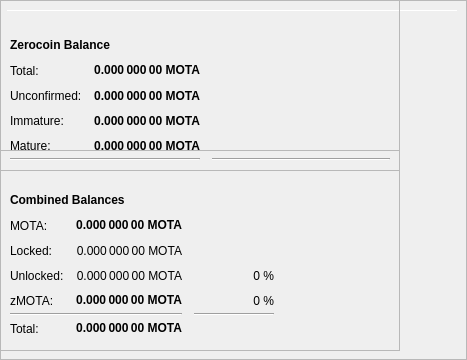
        <widget class="QFrame" name="frameObfuscation">
         <property name="minimumSize">
          <size>
           <width>400</width>
           <height>350</height>
          </size>
         </property>
         <property name="layoutDirection">
          <enum>Qt::LeftToRight</enum>
         </property>
         <property name="frameShape">
          <enum>QFrame::StyledPanel</enum>
         </property>
         <property name="frameShadow">
          <enum>QFrame::Raised</enum>
         </property>
         <widget class="QPushButton" name="runAutoDenom">
          <property name="geometry">
           <rect>
            <x>251</x>
            <y>17</y>
            <width>1</width>
            <height>1</height>
           </rect>
          </property>
          <property name="palette">
           <palette>
            <active>
             <colorrole role="WindowText">
              <brush brushstyle="SolidPattern">
               <color alpha="255">
                <red>0</red>
                <green>0</green>
                <blue>0</blue>
               </color>
              </brush>
             </colorrole>
             <colorrole role="Button">
              <brush brushstyle="SolidPattern">
               <color alpha="255">
                <red>239</red>
                <green>238</green>
                <blue>238</blue>
               </color>
              </brush>
             </colorrole>
             <colorrole role="Light">
              <brush brushstyle="SolidPattern">
               <color alpha="255">
                <red>255</red>
                <green>255</green>
                <blue>255</blue>
               </color>
              </brush>
             </colorrole>
             <colorrole role="Midlight">
              <brush brushstyle="SolidPattern">
               <color alpha="255">
                <red>247</red>
                <green>246</green>
                <blue>246</blue>
               </color>
              </brush>
             </colorrole>
             <colorrole role="Dark">
              <brush brushstyle="SolidPattern">
               <color alpha="255">
                <red>119</red>
                <green>119</green>
                <blue>119</blue>
               </color>
              </brush>
             </colorrole>
             <colorrole role="Mid">
              <brush brushstyle="SolidPattern">
               <color alpha="255">
                <red>159</red>
                <green>159</green>
                <blue>159</blue>
               </color>
              </brush>
             </colorrole>
             <colorrole role="Text">
              <brush brushstyle="SolidPattern">
               <color alpha="255">
                <red>0</red>
                <green>0</green>
                <blue>0</blue>
               </color>
              </brush>
             </colorrole>
             <colorrole role="BrightText">
              <brush brushstyle="SolidPattern">
               <color alpha="255">
                <red>255</red>
                <green>255</green>
                <blue>255</blue>
               </color>
              </brush>
             </colorrole>
             <colorrole role="ButtonText">
              <brush brushstyle="SolidPattern">
               <color alpha="255">
                <red>0</red>
                <green>0</green>
                <blue>0</blue>
               </color>
              </brush>
             </colorrole>
             <colorrole role="Base">
              <brush brushstyle="SolidPattern">
               <color alpha="255">
                <red>255</red>
                <green>255</green>
                <blue>255</blue>
               </color>
              </brush>
             </colorrole>
             <colorrole role="Window">
              <brush brushstyle="SolidPattern">
               <color alpha="255">
                <red>239</red>
                <green>238</green>
                <blue>238</blue>
               </color>
              </brush>
             </colorrole>
             <colorrole role="Shadow">
              <brush brushstyle="SolidPattern">
               <color alpha="255">
                <red>0</red>
                <green>0</green>
                <blue>0</blue>
               </color>
              </brush>
             </colorrole>
             <colorrole role="AlternateBase">
              <brush brushstyle="SolidPattern">
               <color alpha="255">
                <red>247</red>
                <green>246</green>
                <blue>246</blue>
               </color>
              </brush>
             </colorrole>
             <colorrole role="ToolTipBase">
              <brush brushstyle="SolidPattern">
               <color alpha="255">
                <red>255</red>
                <green>255</green>
                <blue>220</blue>
               </color>
              </brush>
             </colorrole>
             <colorrole role="ToolTipText">
              <brush brushstyle="SolidPattern">
               <color alpha="255">
                <red>0</red>
                <green>0</green>
                <blue>0</blue>
               </color>
              </brush>
             </colorrole>
            </active>
            <inactive>
             <colorrole role="WindowText">
              <brush brushstyle="SolidPattern">
               <color alpha="255">
                <red>0</red>
                <green>0</green>
                <blue>0</blue>
               </color>
              </brush>
             </colorrole>
             <colorrole role="Button">
              <brush brushstyle="SolidPattern">
               <color alpha="255">
                <red>239</red>
                <green>238</green>
                <blue>238</blue>
               </color>
              </brush>
             </colorrole>
             <colorrole role="Light">
              <brush brushstyle="SolidPattern">
               <color alpha="255">
                <red>255</red>
                <green>255</green>
                <blue>255</blue>
               </color>
              </brush>
             </colorrole>
             <colorrole role="Midlight">
              <brush brushstyle="SolidPattern">
               <color alpha="255">
                <red>247</red>
                <green>246</green>
                <blue>246</blue>
               </color>
              </brush>
             </colorrole>
             <colorrole role="Dark">
              <brush brushstyle="SolidPattern">
               <color alpha="255">
                <red>119</red>
                <green>119</green>
                <blue>119</blue>
               </color>
              </brush>
             </colorrole>
             <colorrole role="Mid">
              <brush brushstyle="SolidPattern">
               <color alpha="255">
                <red>159</red>
                <green>159</green>
                <blue>159</blue>
               </color>
              </brush>
             </colorrole>
             <colorrole role="Text">
              <brush brushstyle="SolidPattern">
               <color alpha="255">
                <red>0</red>
                <green>0</green>
                <blue>0</blue>
               </color>
              </brush>
             </colorrole>
             <colorrole role="BrightText">
              <brush brushstyle="SolidPattern">
               <color alpha="255">
                <red>255</red>
                <green>255</green>
                <blue>255</blue>
               </color>
              </brush>
             </colorrole>
             <colorrole role="ButtonText">
              <brush brushstyle="SolidPattern">
               <color alpha="255">
                <red>0</red>
                <green>0</green>
                <blue>0</blue>
               </color>
              </brush>
             </colorrole>
             <colorrole role="Base">
              <brush brushstyle="SolidPattern">
               <color alpha="255">
                <red>255</red>
                <green>255</green>
                <blue>255</blue>
               </color>
              </brush>
             </colorrole>
             <colorrole role="Window">
              <brush brushstyle="SolidPattern">
               <color alpha="255">
                <red>239</red>
                <green>238</green>
                <blue>238</blue>
               </color>
              </brush>
             </colorrole>
             <colorrole role="Shadow">
              <brush brushstyle="SolidPattern">
               <color alpha="255">
                <red>0</red>
                <green>0</green>
                <blue>0</blue>
               </color>
              </brush>
             </colorrole>
             <colorrole role="AlternateBase">
              <brush brushstyle="SolidPattern">
               <color alpha="255">
                <red>247</red>
                <green>246</green>
                <blue>246</blue>
               </color>
              </brush>
             </colorrole>
             <colorrole role="ToolTipBase">
              <brush brushstyle="SolidPattern">
               <color alpha="255">
                <red>255</red>
                <green>255</green>
                <blue>220</blue>
               </color>
              </brush>
             </colorrole>
             <colorrole role="ToolTipText">
              <brush brushstyle="SolidPattern">
               <color alpha="255">
                <red>0</red>
                <green>0</green>
                <blue>0</blue>
               </color>
              </brush>
             </colorrole>
            </inactive>
            <disabled>
             <colorrole role="WindowText">
              <brush brushstyle="SolidPattern">
               <color alpha="255">
                <red>119</red>
                <green>119</green>
                <blue>119</blue>
               </color>
              </brush>
             </colorrole>
             <colorrole role="Button">
              <brush brushstyle="SolidPattern">
               <color alpha="255">
                <red>239</red>
                <green>238</green>
                <blue>238</blue>
               </color>
              </brush>
             </colorrole>
             <colorrole role="Light">
              <brush brushstyle="SolidPattern">
               <color alpha="255">
                <red>255</red>
                <green>255</green>
                <blue>255</blue>
               </color>
              </brush>
             </colorrole>
             <colorrole role="Midlight">
              <brush brushstyle="SolidPattern">
               <color alpha="255">
                <red>247</red>
                <green>246</green>
                <blue>246</blue>
               </color>
              </brush>
             </colorrole>
             <colorrole role="Dark">
              <brush brushstyle="SolidPattern">
               <color alpha="255">
                <red>119</red>
                <green>119</green>
                <blue>119</blue>
               </color>
              </brush>
             </colorrole>
             <colorrole role="Mid">
              <brush brushstyle="SolidPattern">
               <color alpha="255">
                <red>159</red>
                <green>159</green>
                <blue>159</blue>
               </color>
              </brush>
             </colorrole>
             <colorrole role="Text">
              <brush brushstyle="SolidPattern">
               <color alpha="255">
                <red>119</red>
                <green>119</green>
                <blue>119</blue>
               </color>
              </brush>
             </colorrole>
             <colorrole role="BrightText">
              <brush brushstyle="SolidPattern">
               <color alpha="255">
                <red>255</red>
                <green>255</green>
                <blue>255</blue>
               </color>
              </brush>
             </colorrole>
             <colorrole role="ButtonText">
              <brush brushstyle="SolidPattern">
               <color alpha="255">
                <red>119</red>
                <green>119</green>
                <blue>119</blue>
               </color>
              </brush>
             </colorrole>
             <colorrole role="Base">
              <brush brushstyle="SolidPattern">
               <color alpha="255">
                <red>239</red>
                <green>238</green>
                <blue>238</blue>
               </color>
              </brush>
             </colorrole>
             <colorrole role="Window">
              <brush brushstyle="SolidPattern">
               <color alpha="255">
                <red>239</red>
                <green>238</green>
                <blue>238</blue>
               </color>
              </brush>
             </colorrole>
             <colorrole role="Shadow">
              <brush brushstyle="SolidPattern">
               <color alpha="255">
                <red>0</red>
                <green>0</green>
                <blue>0</blue>
               </color>
              </brush>
             </colorrole>
             <colorrole role="AlternateBase">
              <brush brushstyle="SolidPattern">
               <color alpha="255">
                <red>239</red>
                <green>238</green>
                <blue>238</blue>
               </color>
              </brush>
             </colorrole>
             <colorrole role="ToolTipBase">
              <brush brushstyle="SolidPattern">
               <color alpha="255">
                <red>255</red>
                <green>255</green>
                <blue>220</blue>
               </color>
              </brush>
             </colorrole>
             <colorrole role="ToolTipText">
              <brush brushstyle="SolidPattern">
               <color alpha="255">
                <red>0</red>
                <green>0</green>
                <blue>0</blue>
               </color>
              </brush>
             </colorrole>
            </disabled>
           </palette>
          </property>
          <property name="focusPolicy">
           <enum>Qt::NoFocus</enum>
          </property>
          <property name="autoFillBackground">
           <bool>true</bool>
          </property>
          <property name="text">
           <string/>
          </property>
          <property name="flat">
           <bool>true</bool>
          </property>
         </widget>
         <widget class="Line" name="line">
          <property name="geometry">
           <rect>
            <x>7</x>
            <y>10</y>
            <width>451</width>
            <height>1</height>
           </rect>
          </property>
          <property name="orientation">
           <enum>Qt::Horizontal</enum>
          </property>
         </widget>
         <widget class="QFrame" name="frame_3">
          <property name="geometry">
           <rect>
            <x>0</x>
            <y>150</y>
            <width>400</width>
            <height>201</height>
           </rect>
          </property>
          <property name="frameShape">
           <enum>QFrame::StyledPanel</enum>
          </property>
          <property name="frameShadow">
           <enum>QFrame::Raised</enum>
          </property>
          <layout class="QVBoxLayout" name="verticalLayout_5">
           <item>
            <layout class="QHBoxLayout" name="horizontalLayout_5" stretch="0">
             <item alignment="Qt::AlignBottom">
              <widget class="QLabel" name="label_5z">
               <property name="maximumSize">
                <size>
                 <width>16777215</width>
                 <height>20</height>
                </size>
               </property>
               <property name="font">
                <font>
                 <weight>75</weight>
                 <bold>true</bold>
                </font>
               </property>
               <property name="toolTip">
                <string>Combined Balances (including unconfirmed and immature coins)</string>
               </property>
               <property name="text">
                <string>&lt;html&gt;&lt;head/&gt;&lt;body&gt;&lt;p&gt;Combined Balances&lt;/p&gt;&lt;/body&gt;&lt;/html&gt;</string>
               </property>
              </widget>
             </item>
            </layout>
           </item>
           <item>
            <layout class="QGridLayout" name="gridLayout_3" rowstretch="0,0,0,0,0,0,0" rowminimumheight="0,25,25,25,25,0,25">
             <property name="horizontalSpacing">
              <number>12</number>
             </property>
             <property name="verticalSpacing">
              <number>0</number>
             </property>
             <item row="4" column="1">
              <widget class="QLabel" name="labelzBalancez">
               <property name="font">
                <font>
                 <weight>75</weight>
                 <bold>true</bold>
                </font>
               </property>
               <property name="cursor">
                <cursorShape>IBeamCursor</cursorShape>
               </property>
               <property name="toolTip">
                <string>Total of transactions that have yet to be confirmed, and do not yet count toward the spendable balance</string>
               </property>
               <property name="text">
                <string notr="true">0.000 000 00 MOTA</string>
               </property>
               <property name="alignment">
                <set>Qt::AlignRight|Qt::AlignTrailing|Qt::AlignVCenter</set>
               </property>
               <property name="textInteractionFlags">
                <set>Qt::LinksAccessibleByMouse|Qt::TextSelectableByKeyboard|Qt::TextSelectableByMouse</set>
               </property>
              </widget>
             </item>
             <item row="6" column="1">
              <widget class="QLabel" name="labelTotalz">
               <property name="font">
                <font>
                 <weight>75</weight>
                 <bold>true</bold>
                </font>
               </property>
               <property name="cursor">
                <cursorShape>IBeamCursor</cursorShape>
               </property>
               <property name="toolTip">
                <string>Total Balance, including unconfirmed and immature coins.</string>
               </property>
               <property name="text">
                <string notr="true">0.000 000 00 MOTA</string>
               </property>
               <property name="alignment">
                <set>Qt::AlignRight|Qt::AlignTrailing|Qt::AlignVCenter</set>
               </property>
               <property name="textInteractionFlags">
                <set>Qt::LinksAccessibleByMouse|Qt::TextSelectableByKeyboard|Qt::TextSelectableByMouse</set>
               </property>
              </widget>
             </item>
             <item row="4" column="3">
              <spacer name="horizontalSpacer_6">
               <property name="orientation">
                <enum>Qt::Horizontal</enum>
               </property>
               <property name="sizeHint" stdset="0">
                <size>
                 <width>40</width>
                 <height>1</height>
                </size>
               </property>
              </spacer>
             </item>
             <item row="6" column="0">
              <widget class="QLabel" name="labelTotalTextz">
               <property name="text">
                <string>Total:</string>
               </property>
              </widget>
             </item>
             <item row="1" column="0">
              <widget class="QLabel" name="labelBalanceTextz">
               <property name="text">
                <string>MOTA:</string>
               </property>
              </widget>
             </item>
             <item row="1" column="1">
              <widget class="QLabel" name="labelBalancez">
               <property name="font">
                <font>
                 <weight>75</weight>
                 <bold>true</bold>
                </font>
               </property>
               <property name="cursor">
                <cursorShape>IBeamCursor</cursorShape>
               </property>
               <property name="toolTip">
                <string>Your current spendable balance</string>
               </property>
               <property name="text">
                <string notr="true">0.000 000 00 MOTA</string>
               </property>
               <property name="alignment">
                <set>Qt::AlignRight|Qt::AlignTrailing|Qt::AlignVCenter</set>
               </property>
               <property name="textInteractionFlags">
                <set>Qt::LinksAccessibleByMouse|Qt::TextSelectableByKeyboard|Qt::TextSelectableByMouse</set>
               </property>
              </widget>
             </item>
             <item row="4" column="0">
              <widget class="QLabel" name="labelzBalanceTextz">
               <property name="toolTip">
                <string/>
               </property>
               <property name="text">
                <string>zMOTA:</string>
               </property>
              </widget>
             </item>
             <item row="4" column="2">
              <widget class="QLabel" name="labelzMOTAPercent">
               <property name="toolTip">
                <string>Current percentage of zMOTA.
If AutoMint is enabled this percentage will settle around the configured AutoMint percentage (default = 10%)</string>
               </property>
               <property name="text">
                <string>0 %</string>
               </property>
               <property name="alignment">
                <set>Qt::AlignRight|Qt::AlignTrailing|Qt::AlignVCenter</set>
               </property>
              </widget>
             </item>
             <item row="6" column="2">
              <widget class="QLabel" name="label100Percent">
               <property name="text">
                <string/>
               </property>
               <property name="alignment">
                <set>Qt::AlignRight|Qt::AlignTrailing|Qt::AlignVCenter</set>
               </property>
              </widget>
             </item>
             <item row="2" column="1">
              <widget class="QLabel" name="labelLockedBalance">
               <property name="toolTip">
                <string>Locked MOTA or Masternode collaterals. These are excluded from zMOTA minting.</string>
               </property>
               <property name="text">
                <string>0.000 000 00 MOTA</string>
               </property>
               <property name="alignment">
                <set>Qt::AlignRight|Qt::AlignTrailing|Qt::AlignVCenter</set>
               </property>
              </widget>
             </item>
             <item row="2" column="0">
              <widget class="QLabel" name="labelLockedBalanceText">
               <property name="toolTip">
                <string>Locked MOTA or Masternode collaterals. These are excluded from zMOTA minting.</string>
               </property>
               <property name="text">
                <string>Locked:</string>
               </property>
              </widget>
             </item>
             <item row="3" column="0">
              <widget class="QLabel" name="labelUnLockedBalanceText">
               <property name="toolTip">
                <string>Unlocked MOTAs. These can be used for zMOTA minting.</string>
               </property>
               <property name="text">
                <string>Unlocked:</string>
               </property>
              </widget>
             </item>
             <item row="3" column="1">
              <widget class="QLabel" name="labelUnLockedBalance">
               <property name="toolTip">
                <string>Unlocked MOTAs. These can be used for zMOTA minting.</string>
               </property>
               <property name="text">
                <string>0.000 000 00 MOTA</string>
               </property>
               <property name="alignment">
                <set>Qt::AlignRight|Qt::AlignTrailing|Qt::AlignVCenter</set>
               </property>
              </widget>
             </item>
             <item row="3" column="2">
              <widget class="QLabel" name="labelMOTAPercent">
               <property name="text">
                <string>0 %</string>
               </property>
               <property name="alignment">
                <set>Qt::AlignRight|Qt::AlignTrailing|Qt::AlignVCenter</set>
               </property>
              </widget>
             </item>
             <item row="5" column="2">
              <widget class="Line" name="lineWatchBalance_3">
               <property name="sizePolicy">
                <sizepolicy hsizetype="Preferred" vsizetype="Fixed">
                 <horstretch>0</horstretch>
                 <verstretch>0</verstretch>
                </sizepolicy>
               </property>
               <property name="minimumSize">
                <size>
                 <width>80</width>
                 <height>0</height>
                </size>
               </property>
               <property name="orientation">
                <enum>Qt::Horizontal</enum>
               </property>
              </widget>
             </item>
             <item row="5" column="0" colspan="2">
              <widget class="Line" name="lineSpendableBalance_3">
               <property name="orientation">
                <enum>Qt::Horizontal</enum>
               </property>
              </widget>
             </item>
            </layout>
           </item>
          </layout>
         </widget>
         <widget class="QFrame" name="frame_4">
          <property name="geometry">
           <rect>
            <x>0</x>
            <y>0</y>
            <width>400</width>
            <height>171</height>
           </rect>
          </property>
          <property name="frameShape">
           <enum>QFrame::StyledPanel</enum>
          </property>
          <property name="frameShadow">
           <enum>QFrame::Raised</enum>
          </property>
          <layout class="QVBoxLayout" name="verticalLayout_7">
           <item>
            <layout class="QHBoxLayout" name="horizontalLayout_8" stretch="0">
             <item alignment="Qt::AlignBottom">
              <widget class="QLabel" name="label_5z_3">
               <property name="maximumSize">
                <size>
                 <width>16777215</width>
                 <height>20</height>
                </size>
               </property>
               <property name="font">
                <font>
                 <weight>75</weight>
                 <bold>true</bold>
                </font>
               </property>
               <property name="text">
                <string>Zerocoin Balance</string>
               </property>
              </widget>
             </item>
            </layout>
           </item>
           <item>
            <layout class="QGridLayout" name="gridLayout_5" rowminimumheight="0,25,25,25,25,0">
             <property name="horizontalSpacing">
              <number>12</number>
             </property>
             <property name="verticalSpacing">
              <number>0</number>
             </property>
             <item row="4" column="0">
              <widget class="QLabel" name="labelzBalanceMatureText">
               <property name="toolTip">
                <string>Mature: more than 20 confirmation and more than 3 mints of the same denomination after it was minted.
These zMOTA are spendable.</string>
               </property>
               <property name="text">
                <string>Mature:</string>
               </property>
              </widget>
             </item>
             <item row="5" column="0" colspan="2">
              <widget class="Line" name="lineSpendableBalance_5">
               <property name="orientation">
                <enum>Qt::Horizontal</enum>
               </property>
              </widget>
             </item>
             <item row="1" column="1">
              <widget class="QLabel" name="labelzBalance">
               <property name="font">
                <font>
                 <weight>75</weight>
                 <bold>true</bold>
                </font>
               </property>
               <property name="cursor">
                <cursorShape>IBeamCursor</cursorShape>
               </property>
               <property name="toolTip">
                <string>All available zMOTA, unconfirmed and immature zMOTA included.</string>
               </property>
               <property name="text">
                <string notr="true">0.000 000 00 MOTA</string>
               </property>
               <property name="alignment">
                <set>Qt::AlignRight|Qt::AlignTrailing|Qt::AlignVCenter</set>
               </property>
               <property name="textInteractionFlags">
                <set>Qt::LinksAccessibleByMouse|Qt::TextSelectableByKeyboard|Qt::TextSelectableByMouse</set>
               </property>
              </widget>
             </item>
             <item row="5" column="2">
              <widget class="Line" name="lineWatchBalance_5">
               <property name="sizePolicy">
                <sizepolicy hsizetype="Preferred" vsizetype="Fixed">
                 <horstretch>0</horstretch>
                 <verstretch>0</verstretch>
                </sizepolicy>
               </property>
               <property name="minimumSize">
                <size>
                 <width>140</width>
                 <height>0</height>
                </size>
               </property>
               <property name="orientation">
                <enum>Qt::Horizontal</enum>
               </property>
              </widget>
             </item>
             <item row="1" column="0">
              <widget class="QLabel" name="labelzBalanceText">
               <property name="toolTip">
                <string>All available zMOTA, unconfirmed and immature zMOTA included.</string>
               </property>
               <property name="text">
                <string>Total:</string>
               </property>
              </widget>
             </item>
             <item row="1" column="2">
              <spacer name="horizontalSpacer_8">
               <property name="orientation">
                <enum>Qt::Horizontal</enum>
               </property>
               <property name="sizeHint" stdset="0">
                <size>
                 <width>40</width>
                 <height>20</height>
                </size>
               </property>
              </spacer>
             </item>
             <item row="4" column="2">
              <spacer name="horizontalSpacer_4">
               <property name="orientation">
                <enum>Qt::Horizontal</enum>
               </property>
               <property name="sizeHint" stdset="0">
                <size>
                 <width>40</width>
                 <height>20</height>
                </size>
               </property>
              </spacer>
             </item>
             <item row="4" column="1">
              <widget class="QLabel" name="labelzBalanceMature">
               <property name="font">
                <font>
                 <weight>75</weight>
                 <bold>true</bold>
                </font>
               </property>
               <property name="toolTip">
                <string>Mature: more than 20 confirmation and more than 3 mints of the same denomination after it was minted.
These zMOTA are spendable.</string>
               </property>
               <property name="text">
                <string>0.000 000 00 MOTA</string>
               </property>
               <property name="alignment">
                <set>Qt::AlignRight|Qt::AlignTrailing|Qt::AlignVCenter</set>
               </property>
              </widget>
             </item>
             <item row="2" column="0">
              <widget class="QLabel" name="labelzBalanceUnconfirmedText">
               <property name="toolTip">
                <string>Unconfirmed: less than 20 confirmations
Immature: confirmed, but less than 3 mints of the same denomination after it was minted</string>
               </property>
               <property name="text">
                <string>Unconfirmed:</string>
               </property>
              </widget>
             </item>
             <item row="2" column="1">
              <widget class="QLabel" name="labelzBalanceUnconfirmed">
               <property name="font">
                <font>
                 <weight>75</weight>
                 <bold>true</bold>
                </font>
               </property>
               <property name="toolTip">
                <string>Unconfirmed: less than 20 confirmations
Immature: confirmed, but less than 3 mints of the same denomination after it was minted</string>
               </property>
               <property name="text">
                <string>0.000 000 00 MOTA</string>
               </property>
               <property name="alignment">
                <set>Qt::AlignRight|Qt::AlignTrailing|Qt::AlignVCenter</set>
               </property>
              </widget>
             </item>
             <item row="2" column="2">
              <spacer name="horizontalSpacer_5">
               <property name="orientation">
                <enum>Qt::Horizontal</enum>
               </property>
               <property name="sizeHint" stdset="0">
                <size>
                 <width>40</width>
                 <height>20</height>
                </size>
               </property>
              </spacer>
             </item>
             <item row="3" column="0">
              <widget class="QLabel" name="labelzBalanceImmatureText">
               <property name="toolTip">
                <string>Unconfirmed: less than 20 confirmations
Immature: confirmed, but less than 3 mints of the same denomination after it was minted</string>
               </property>
               <property name="text">
                <string>Immature:</string>
               </property>
              </widget>
             </item>
             <item row="3" column="1">
              <widget class="QLabel" name="labelzBalanceImmature">
               <property name="font">
                <font>
                 <weight>75</weight>
                 <bold>true</bold>
                </font>
               </property>
               <property name="toolTip">
                <string>Unconfirmed: less than 20 confirmations
Immature: confirmed, but less than 3 mints of the same denomination after it was minted</string>
               </property>
               <property name="text">
                <string>0.000 000 00 MOTA</string>
               </property>
               <property name="alignment">
                <set>Qt::AlignRight|Qt::AlignTrailing|Qt::AlignVCenter</set>
               </property>
              </widget>
             </item>
             <item row="3" column="2">
              <spacer name="horizontalSpacer_7">
               <property name="orientation">
                <enum>Qt::Horizontal</enum>
               </property>
               <property name="sizeHint" stdset="0">
                <size>
                 <width>40</width>
                 <height>20</height>
                </size>
               </property>
              </spacer>
             </item>
            </layout>
           </item>
          </layout>
         </widget>
        </widget>
